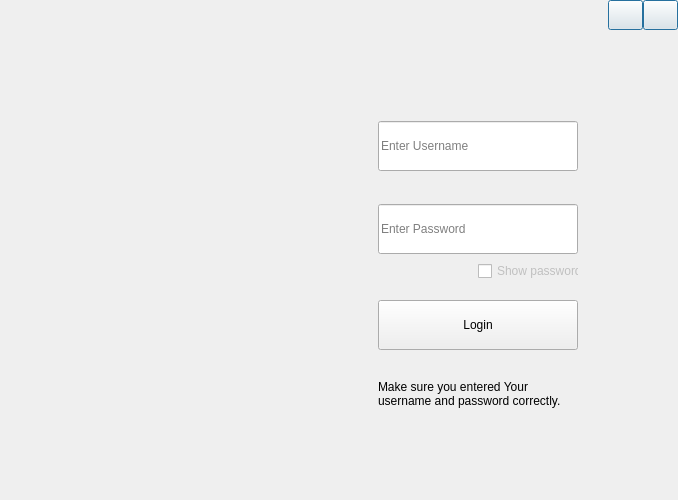
<?xml version="1.0" encoding="UTF-8"?>
<ui version="4.0">
 <class>Login</class>
 <widget class="QWidget" name="Login">
  <property name="geometry">
   <rect>
    <x>0</x>
    <y>0</y>
    <width>678</width>
    <height>500</height>
   </rect>
  </property>
  <property name="maximumSize">
   <size>
    <width>678</width>
    <height>500</height>
   </size>
  </property>
  <property name="windowTitle">
   <string>Login</string>
  </property>
  <property name="styleSheet">
   <string notr="true"/>
  </property>
  <widget class="QWidget" name="widget" native="true">
   <property name="geometry">
    <rect>
     <x>278</x>
     <y>120</y>
     <width>400</width>
     <height>321</height>
    </rect>
   </property>
   <property name="styleSheet">
    <string notr="true"/>
   </property>
   <widget class="QLabel" name="label">
    <property name="geometry">
     <rect>
      <x>100</x>
      <y>260</y>
      <width>200</width>
      <height>31</height>
     </rect>
    </property>
    <property name="text">
     <string>Make sure you entered Your username and password correctly.</string>
    </property>
    <property name="alignment">
     <set>Qt::AlignLeading|Qt::AlignLeft|Qt::AlignTop</set>
    </property>
    <property name="wordWrap">
     <bool>true</bool>
    </property>
    <property name="class" stdset="0">
     <string>alert alert-danger</string>
    </property>
   </widget>
   <widget class="QLineEdit" name="username_le">
    <property name="geometry">
     <rect>
      <x>100</x>
      <y>1</y>
      <width>200</width>
      <height>50</height>
     </rect>
    </property>
    <property name="palette">
     <palette>
      <active>
       <colorrole role="Highlight">
        <brush brushstyle="SolidPattern">
         <color alpha="255">
          <red>0</red>
          <green>255</green>
          <blue>245</blue>
         </color>
        </brush>
       </colorrole>
       <colorrole role="HighlightedText">
        <brush brushstyle="SolidPattern">
         <color alpha="255">
          <red>34</red>
          <green>40</green>
          <blue>49</blue>
         </color>
        </brush>
       </colorrole>
      </active>
      <inactive>
       <colorrole role="Highlight">
        <brush brushstyle="SolidPattern">
         <color alpha="255">
          <red>0</red>
          <green>255</green>
          <blue>245</blue>
         </color>
        </brush>
       </colorrole>
       <colorrole role="HighlightedText">
        <brush brushstyle="SolidPattern">
         <color alpha="255">
          <red>34</red>
          <green>40</green>
          <blue>49</blue>
         </color>
        </brush>
       </colorrole>
      </inactive>
      <disabled>
       <colorrole role="Highlight">
        <brush brushstyle="SolidPattern">
         <color alpha="255">
          <red>0</red>
          <green>120</green>
          <blue>215</blue>
         </color>
        </brush>
       </colorrole>
       <colorrole role="HighlightedText">
        <brush brushstyle="SolidPattern">
         <color alpha="255">
          <red>34</red>
          <green>40</green>
          <blue>49</blue>
         </color>
        </brush>
       </colorrole>
      </disabled>
     </palette>
    </property>
    <property name="styleSheet">
     <string notr="true"/>
    </property>
    <property name="placeholderText">
     <string>Enter Username</string>
    </property>
   </widget>
   <widget class="QPushButton" name="login_btn">
    <property name="geometry">
     <rect>
      <x>100</x>
      <y>180</y>
      <width>200</width>
      <height>50</height>
     </rect>
    </property>
    <property name="cursor">
     <cursorShape>PointingHandCursor</cursorShape>
    </property>
    <property name="styleSheet">
     <string notr="true"/>
    </property>
    <property name="text">
     <string>Login</string>
    </property>
    <property name="class" stdset="0">
     <string>btn btn-primary</string>
    </property>
   </widget>
   <widget class="QLineEdit" name="password_le">
    <property name="geometry">
     <rect>
      <x>100</x>
      <y>84</y>
      <width>200</width>
      <height>50</height>
     </rect>
    </property>
    <property name="palette">
     <palette>
      <active>
       <colorrole role="Highlight">
        <brush brushstyle="SolidPattern">
         <color alpha="255">
          <red>0</red>
          <green>255</green>
          <blue>245</blue>
         </color>
        </brush>
       </colorrole>
       <colorrole role="HighlightedText">
        <brush brushstyle="SolidPattern">
         <color alpha="255">
          <red>34</red>
          <green>40</green>
          <blue>49</blue>
         </color>
        </brush>
       </colorrole>
      </active>
      <inactive>
       <colorrole role="Highlight">
        <brush brushstyle="SolidPattern">
         <color alpha="255">
          <red>0</red>
          <green>255</green>
          <blue>245</blue>
         </color>
        </brush>
       </colorrole>
       <colorrole role="HighlightedText">
        <brush brushstyle="SolidPattern">
         <color alpha="255">
          <red>34</red>
          <green>40</green>
          <blue>49</blue>
         </color>
        </brush>
       </colorrole>
      </inactive>
      <disabled>
       <colorrole role="Highlight">
        <brush brushstyle="SolidPattern">
         <color alpha="255">
          <red>0</red>
          <green>120</green>
          <blue>215</blue>
         </color>
        </brush>
       </colorrole>
       <colorrole role="HighlightedText">
        <brush brushstyle="SolidPattern">
         <color alpha="255">
          <red>34</red>
          <green>40</green>
          <blue>49</blue>
         </color>
        </brush>
       </colorrole>
      </disabled>
     </palette>
    </property>
    <property name="styleSheet">
     <string notr="true"/>
    </property>
    <property name="text">
     <string/>
    </property>
    <property name="echoMode">
     <enum>QLineEdit::Password</enum>
    </property>
    <property name="placeholderText">
     <string>Enter Password</string>
    </property>
   </widget>
   <widget class="QCheckBox" name="show_password_cb">
    <property name="geometry">
     <rect>
      <x>200</x>
      <y>140</y>
      <width>101</width>
      <height>22</height>
     </rect>
    </property>
    <property name="palette">
     <palette>
      <active>
       <colorrole role="WindowText">
        <brush brushstyle="SolidPattern">
         <color alpha="255">
          <red>192</red>
          <green>192</green>
          <blue>192</blue>
         </color>
        </brush>
       </colorrole>
      </active>
      <inactive>
       <colorrole role="WindowText">
        <brush brushstyle="SolidPattern">
         <color alpha="255">
          <red>192</red>
          <green>192</green>
          <blue>192</blue>
         </color>
        </brush>
       </colorrole>
      </inactive>
      <disabled>
       <colorrole role="WindowText">
        <brush brushstyle="SolidPattern">
         <color alpha="255">
          <red>120</red>
          <green>120</green>
          <blue>120</blue>
         </color>
        </brush>
       </colorrole>
      </disabled>
     </palette>
    </property>
    <property name="text">
     <string>Show password</string>
    </property>
   </widget>
  </widget>
  <widget class="QWidget" name="title_bar" native="true">
   <property name="geometry">
    <rect>
     <x>278</x>
     <y>0</y>
     <width>401</width>
     <height>30</height>
    </rect>
   </property>
   <widget class="QPushButton" name="close_btn">
    <property name="geometry">
     <rect>
      <x>365</x>
      <y>0</y>
      <width>35</width>
      <height>30</height>
     </rect>
    </property>
    <property name="text">
     <string/>
    </property>
    <property name="icon">
     <iconset resource="icons.qrc">
      <normaloff>:/icons/icons/close.png</normaloff>:/icons/icons/close.png</iconset>
    </property>
    <property name="iconSize">
     <size>
      <width>15</width>
      <height>15</height>
     </size>
    </property>
    <property name="autoDefault">
     <bool>false</bool>
    </property>
    <property name="default">
     <bool>true</bool>
    </property>
    <property name="flat">
     <bool>false</bool>
    </property>
    <property name="class" stdset="0">
     <string>btn-close</string>
    </property>
   </widget>
   <widget class="QPushButton" name="min_btn">
    <property name="geometry">
     <rect>
      <x>330</x>
      <y>0</y>
      <width>35</width>
      <height>30</height>
     </rect>
    </property>
    <property name="font">
     <font>
      <pointsize>1</pointsize>
      <kerning>true</kerning>
     </font>
    </property>
    <property name="styleSheet">
     <string notr="true"/>
    </property>
    <property name="text">
     <string/>
    </property>
    <property name="icon">
     <iconset resource="icons.qrc">
      <normaloff>:/icons/icons/minimize.png</normaloff>:/icons/icons/minimize.png</iconset>
    </property>
    <property name="iconSize">
     <size>
      <width>15</width>
      <height>15</height>
     </size>
    </property>
    <property name="autoDefault">
     <bool>false</bool>
    </property>
    <property name="default">
     <bool>true</bool>
    </property>
    <property name="flat">
     <bool>false</bool>
    </property>
   </widget>
   <zorder>min_btn</zorder>
   <zorder>close_btn</zorder>
  </widget>
  <widget class="QLabel" name="label_2">
   <property name="geometry">
    <rect>
     <x>0</x>
     <y>0</y>
     <width>278</width>
     <height>500</height>
    </rect>
   </property>
   <property name="text">
    <string/>
   </property>
   <property name="pixmap">
    <pixmap>media/login_img.jpg</pixmap>
   </property>
  </widget>
  <zorder>title_bar</zorder>
  <zorder>widget</zorder>
  <zorder>label_2</zorder>
 </widget>
 <tabstops>
  <tabstop>username_le</tabstop>
  <tabstop>password_le</tabstop>
  <tabstop>show_password_cb</tabstop>
  <tabstop>login_btn</tabstop>
  <tabstop>close_btn</tabstop>
  <tabstop>min_btn</tabstop>
 </tabstops>
 <resources>
  <include location="icons.qrc"/>
 </resources>
 <connections/>
</ui>
